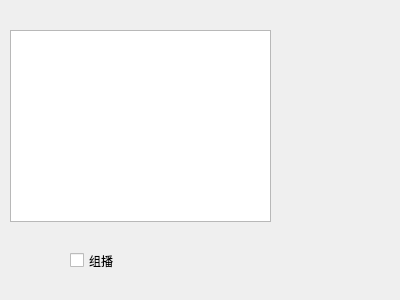
<?xml version="1.0" encoding="UTF-8"?>
<ui version="4.0">
 <class>Server</class>
 <widget class="QWidget" name="Server">
  <property name="geometry">
   <rect>
    <x>0</x>
    <y>0</y>
    <width>400</width>
    <height>300</height>
   </rect>
  </property>
  <property name="windowTitle">
   <string>服务端</string>
  </property>
  <widget class="QCheckBox" name="checkBox">
   <property name="geometry">
    <rect>
     <x>70</x>
     <y>240</y>
     <width>91</width>
     <height>41</height>
    </rect>
   </property>
   <property name="text">
    <string>组播</string>
   </property>
  </widget>
  <widget class="QListWidget" name="listWidget">
   <property name="geometry">
    <rect>
     <x>10</x>
     <y>30</y>
     <width>261</width>
     <height>192</height>
    </rect>
   </property>
  </widget>
 </widget>
 <resources/>
 <connections/>
</ui>
